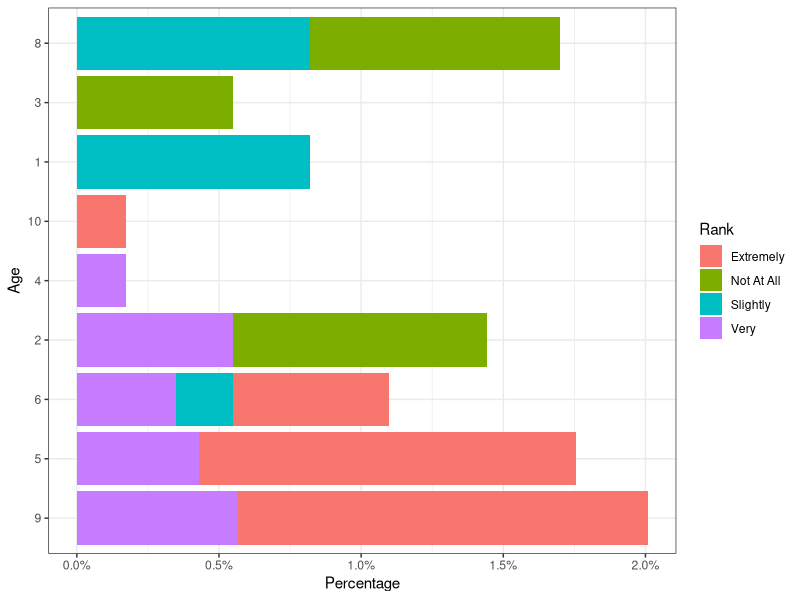
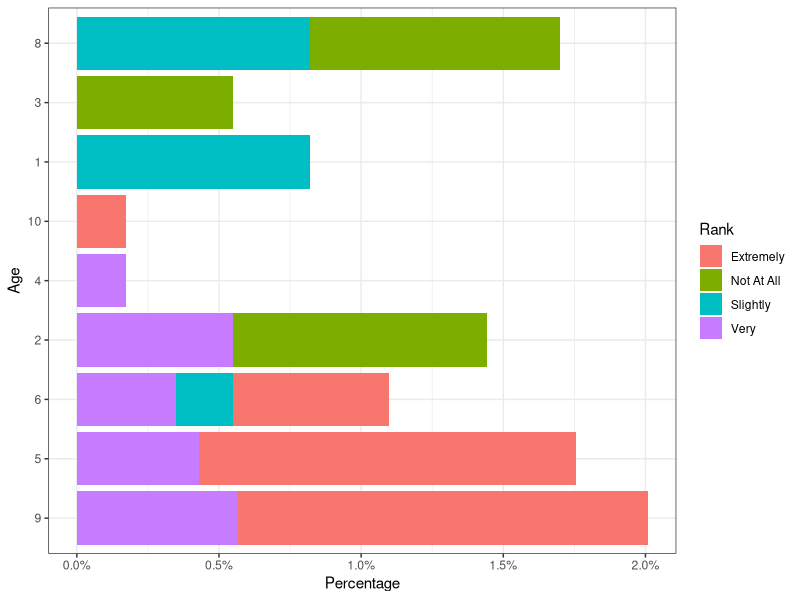

These figures' R source, in order:
library(ggplot2)
library(dplyr)
library(scales)

set.seed(145)

# simulate the data
df_foo = data.frame(Age=sample(c(1:10),20,replace=TRUE),
                 Rank=sample(c("Extremely","Very","Slightly","Not At All"),
                             20,replace=TRUE),
                 Percent=(runif(10,0,.01)))

# get the ordering that you are interested in
age_order = df_foo %>% 
  filter(Rank %in% c("Extremely", "Very")) %>% 
  group_by(Age) %>% 
  summarize(SumRank = sum(Percent)) %>% 
  arrange(desc(SumRank)) %>% 
  `[[`("Age")

# in some cases ages do not appear in the order because the 
#   ordering logic does not span all categories
age_order = c(age_order, setdiff(unique(df_foo$Age), age_order))
  
# make age a factor sorted by the ordering above  
ggplot(df_foo, aes(x = factor(Age, levels = age_order), y = Percent, fill = Rank))+
  geom_bar(stat = "identity") +
  coord_flip() + 
  theme_bw() + 
  scale_y_continuous(labels = percent) + 
  xlab("Age") + 
  ylab("Percentage")

# save the plot
ggsave("results/ordered_bar_chart.png", dpi = 600)
